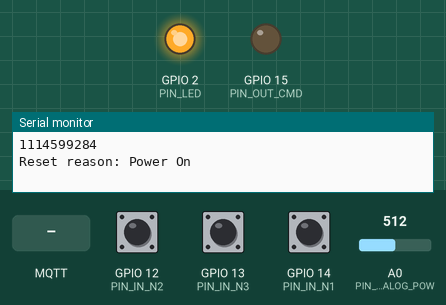
Recording of a sketch running on a simulated ESP8266 (Wemos D1 mini). On the bench: output pins drawn as LEDs (lit = HIGH), the last lines printed to the serial monitor. The inputs (shaded band) are chosen by the test bench; at power-on: GPIO 12 (PIN_IN_N2) HIGH, GPIO 13 (PIN_IN_N3) HIGH, GPIO 14 (PIN_IN_N1) HIGH, A0 (PIN_ANALOG_POW) = 512. No MQTT or app messages arrive unless stated.

Above: at 1.7 s.
1.8 s: MQTT message "on" arrives on the first subscribed topic
At 3.4 s:
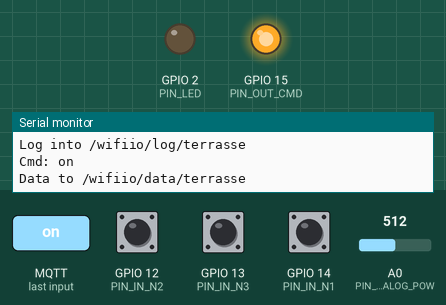
4.8 s: MQTT message "off" arrives on the first subscribed topic
At 5.3 s:
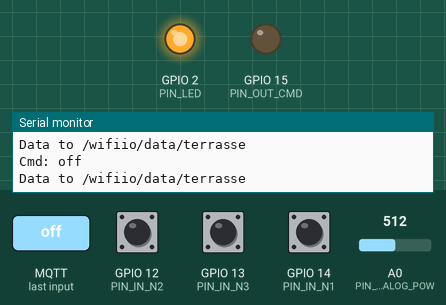
6.3 s: MQTT message "ping" arrives on the first subscribed topic
Timing chart, 0 to 9.3 s (numbered marks = the images above; inputs shaded):
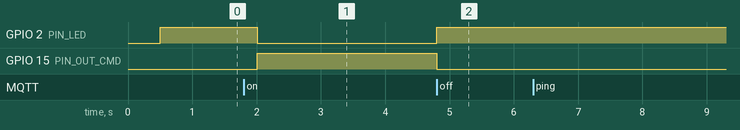

The sketch:

jard_wemos_mqtt.ino
```cpp
/**
 * @file jard_wemos_mqtt.ino
 * @brief PROGRAMME PRINCIPAL - Gestion d'un noeud WIFI-IO de controle de cuve
 *
 * @warning Connecter D0 (GPIO16) a RST et mettre D0 en entree sans pullup
*/
#include <ESP8266WiFi.h>
#include <EspMQTTClient.h>

#include "timer.h"
#include "analog.hpp"

//#define NODE_MAIN
//#define NODE_PAUL
//#define NODE_REDUIT
//#define NODE_BARBEC
//#define NODE_ARRIERE
#define NODE_TERRASSE
//#define NODE_TEST

#define VERSION "V1.0"

/**
 * @brief Reglages
 * @{
*/
#define TIME_BEFORE_SLEEP_S   (60*60)   ///< Temps au bout duquel on va en veille quand on ne recoit plus de commandes
#define TIME_BEFORE_FIRST_S   (3*60)    ///< Temps laisse au serveur pour repondre avant de partir en veille (apres un boot)
#define TIME_REPEAT_FIRST_S   (20)      ///< Frequence de repetition des envois de data (apres un boot)
#define TIME_CYCLE_MS         (100)     ///< Temps de cycle
#define TIMEOUT_COMM_S        (5)       ///< Temps au bout duquel on considere la comm KO (provoque la coupure de la pompe)
#define SLEEPING_TIME_MIN     (30)      ///< Temps de veille du micro avant de re-donner des nouvelles au reseau
/**
 * @}
*/

/**
 * @brief Credentials Wifi et MQTT
 * @{
*/
#define WIFI_ID       "Domotique"
#define WIFI_PWD      "94582604"
#define MQTT_IP       "192.168.3.200"
#define MQTT_LOGIN    "toto"
#define MQTT_PWD      "toto"
/**
 * @}
*/

/**
 * @brief Brochage du micro
 * @{
*/
#define PIN_IN_N1       14
#define PIN_IN_N2       12
#define PIN_IN_N3       13
#define PIN_OUT_CMD     15
#define PIN_LED         2
#define PIN_ANALOG_POW  A0
#define PIN_WAKEUP      16    ///< (D0 du weemos)
/**
 * @}
*/

//#define MQTT_TRACE_ON

/**
 * @brief Sujets MQTT
 * @{
*/
#define TOPIC_PREFIX  "/wifiio"
#define TOPIC_CMD     "cmd"
#define TOPIC_DATA    "data"
#define TOPIC_LOG     "log"
/**
 * @}
*/

bool g_comm_ok=false;
bool g_lvl_1=false;
bool g_lvl_2=false;
bool g_lvl_3=false;
int g_rssi=0;
bool g_cmd_pump=false;
unsigned long g_tick_s=0;

typedef enum
{
  OTHER,
  NORMAL,
  HARD_WDG,
  SOFT_WDG
} E_BOOT_REASON;

E_BOOT_REASON g_eBootReason;
bool g_boot_event_sent=false;

Analog anVoltage=Analog();

Timer tmrComm((unsigned long)TIMEOUT_COMM_S*1000UL,false);
Timer tmrCycle((unsigned long)TIME_CYCLE_MS,false);
Timer tmrBeforeSleep((unsigned long)TIME_BEFORE_SLEEP_S*1000UL);
Timer tmrGotoSleep(5000UL);
Timer tmrTick1S(1000UL,false);

Timer tmrBeforeFirst((unsigned long)TIME_BEFORE_FIRST_S*1000UL);
Timer tmrRepeatFirst((unsigned long)TIME_REPEAT_FIRST_S*1000UL,false);

#ifdef NODE_TEST
  char NAME[]="test";
#endif
#ifdef NODE_MAIN
  char NAME[]="main";
#endif
#ifdef NODE_PAUL
  char NAME[]="paul";
#endif
#ifdef NODE_REDUIT
  char NAME[]="reduit";
#endif
#ifdef NODE_BARBEC
  char NAME[]="barbec";
#endif
#ifdef NODE_ARRIERE
  char NAME[]="arriere";
#endif
#ifdef NODE_TERRASSE
  char NAME[]="terrasse";
#endif


/**
 * @brief Instance du client MQTT qui va gerer le bordel
*/
EspMQTTClient mqttClient(
  WIFI_ID,    ///< ID Wifi
  WIFI_PWD,   ///< Mot de passe Wifi
  MQTT_IP,    ///< Adresse IP du broker de message
  MQTT_LOGIN, ///< Login MQTT
  MQTT_PWD,   ///< Mot de passe MQTT
  NAME        ///< Nom du noeud (ID MQTT - @warning Doit etre unique et associe au noeud)
);

/**
 * @brief Envoi d'un log MQTT
 * @param[in] Message a logguer
*/
void sendLog(char *strMsg)
{
  char strTopicLog[50];
  sprintf(strTopicLog,"%s/%s/%s",TOPIC_PREFIX,TOPIC_LOG,NAME);
  Serial.print("Log into ");
  Serial.println(strTopicLog);
  mqttClient.publish(strTopicLog, strMsg);
}

/**
 * @brief Ajout d'un Bool au texte JSON donne
 * @param[in,out] strJson Texte JSON en cours (on y ajoute le champ)
 * @param[in] strKey Nom du champ
 * @param[in] val Valeur du champ
*/
void addBool(char *strJson,const char *strKey,bool val)
{
  strcat(strJson,"\"");
  strcat(strJson,strKey);
  strcat(strJson,"\":");
  if (val==true)
    strcat(strJson,"true");
  else
    strcat(strJson,"false");
}

/**
 * @brief Ajout d'un Int au texte JSON donne
 * @param[in,out] strJson Texte JSON en cours (on y ajoute le champ)
 * @param[in] strKey Nom du champ
 * @param[in] val Valeur du champ
*/
void addInt(char *strJson,const char *strKey,int val)
{
  strcat(strJson,"\"");
  strcat(strJson,strKey);
  strcat(strJson,"\":");
  char tmp[15];
  sprintf(tmp,"%d",val);
  strcat(strJson,tmp);
}

/**
 * @brief Ajout d'un UShort au texte JSON donne
 * @param[in,out] strJson Texte JSON en cours (on y ajoute le champ)
 * @param[in] strKey Nom du champ
 * @param[in] val Valeur du champ
*/
void addUshort(char *strJson,const char *strKey,unsigned short val)
{
  strcat(strJson,"\"");
  strcat(strJson,strKey);
  strcat(strJson,"\":");
  char tmp[15];
  sprintf(tmp,"%d",val);
  strcat(strJson,tmp);
}

/**
 * @brief Ajout d'un ULong au texte JSON donne
 * @param[in,out] strJson Texte JSON en cours (on y ajoute le champ)
 * @param[in] strKey Nom du champ
 * @param[in] val Valeur du champ
*/
void addULong(char *strJson,const char *strKey,unsigned long val)
{
  strcat(strJson,"\"");
  strcat(strJson,strKey);
  strcat(strJson,"\":");
  char tmp[20];
  sprintf(tmp,"%ld",val);
  strcat(strJson,tmp);
}

/**
 * @brief Envoi de la donnee relative au noeud dans le topic associe
*/
void sendData(void)
{
  char strTopicLog[50];
  sprintf(strTopicLog,"%s/%s/%s",TOPIC_PREFIX,TOPIC_DATA,NAME);
  Serial.print("Data to ");
  Serial.println(strTopicLog);

  char strData[255]="";
  strcat(strData,"{");
  addBool(strData,"cmd",g_cmd_pump);
  strcat(strData,",");
  addBool(strData,"n1",g_lvl_1);
  strcat(strData,",");
  addBool(strData,"n2",g_lvl_2);
  strcat(strData,",");
  addBool(strData,"n3",g_lvl_3);
  strcat(strData,",");
  addInt(strData,"rssi",g_rssi);
  strcat(strData,",");
  unsigned short dxvolt=120*anVoltage.get()/939;
  addUshort(strData,"pwr",dxvolt);
  strcat(strData,",");
  addULong(strData,"tick",g_tick_s);
  strcat(strData,"}");

  mqttClient.publish(strTopicLog, strData);
}

/**
 * @brief Appelee lorsque une commande a ete recue sur le topic du noeud
 * @param[in] payload Message recu
*/
void onReceiveCmd(const String &payload)
{
  bool dont_send=false;

  digitalWrite(PIN_LED,LOW);

  Serial.print("Cmd: ");
  Serial.println(payload);

  tmrBeforeFirst.stop();    ///< Plus dans le cas d'attente de la premiere reponse (premier)
  tmrRepeatFirst.stop();    ///< Idem (pour les re-emissions)

  if (tmrGotoSleep.isRunning()==true)
  {
    Serial.println("Cmd ignoree car veille demandee.");
    digitalWrite(PIN_LED,HIGH);
    return;
  }

  if (payload=="on")
    g_cmd_pump=true;
  else if (payload=="off")
    g_cmd_pump=false;
  else if (payload=="sleep")
  {
    g_cmd_pump=false;
    sendLog("Demande de faire dodo!");
    tmrGotoSleep.start();
    dont_send=true;
  }
  else if (payload=="ping")
    sendLog("pong");
  else if (payload=="tstwdg")
  {
    while (1);
  }
  else if (payload=="tstwdg2")
  {
    ESP.wdtDisable();
    while (1);
  }

  sendData();

  if ( g_cmd_pump==true )
    digitalWrite(PIN_LED,HIGH);

  g_comm_ok=true;
  tmrComm.start();
  tmrBeforeSleep.start();   ///< On va en veille naturellement 1h apres la derniere commande
}

/**
 * @brief Appelee lorsque le client MQTT vient de se connecter
 *
 * - On envoi un log sur MQTT pour le dire
 * - on envoi un log en cas de boot anormal
*/
void onConnectionEstablished()
{
  char strTopicCmd[50];
  sprintf(strTopicCmd,"%s/%s/%s",TOPIC_PREFIX,TOPIC_CMD,NAME);
  mqttClient.subscribe(strTopicCmd,onReceiveCmd);

  char strConnMsg[50];
  sprintf(strConnMsg,"Connected %s (%s %s)",VERSION,__DATE__,__TIME__);

  sendLog(strConnMsg);
  sendData();

  if (g_boot_event_sent==false)
  {
    switch (g_eBootReason)
    {
      case NORMAL:break;
      case SOFT_WDG:sendLog("SOFT WDG!");break;
      case HARD_WDG:sendLog("HARD WDG!");break;
      case OTHER:sendLog("OTHER BOOT!");break;
    }

    g_boot_event_sent=true;
  }
}

/**
 * @brief Initialise la communication MQTT (Et Wifi)
*/
void setup_mqtt(void)
{
  static char strName[30];
  sprintf(strName,"wifiio_%s",NAME);
  mqttClient.setMqttClientName(strName);

  mqttClient.enableMQTTPersistence();

  #ifdef MQTT_TRACE_ON
    mqttClient.enableDebuggingMessages();
  #endif
}

/**
 * @brief Genere un point (code Morse)
*/
inline void _point(void)
{
  digitalWrite(PIN_LED,LOW);
  delay(100);
  digitalWrite(PIN_LED,HIGH);
  delay(200);
}

/**
 * @brief Genere un trait (code Morse)
*/
inline void _trait(void)
{
  digitalWrite(PIN_LED,LOW);
  delay(400);
  digitalWrite(PIN_LED,HIGH);
  delay(200);
}

/**
 * @brief Envoi une dizaine de S.O.S. avec la LED
*/
inline void _sos(void)
{
  for (int i=0;i<10;i++)
  {
    digitalWrite(PIN_OUT_CMD,LOW);
    yield();

    for (int j=0;j<3;j++)
      _point();
    delay(100);

    for (int j=0;j<3;j++)
      _trait();
    delay(100);

    for (int j=0;j<3;j++)
      _point();

    delay(1000);
  }
}

/**
 * @brief SETUP ARDUINO
*/
void setup()
{
  pinMode(PIN_OUT_CMD,OUTPUT);
  digitalWrite(PIN_OUT_CMD,LOW);
  //pinMode(PIN_WAKEUP,WAKEUP_PULLUP);
  pinMode(PIN_WAKEUP,INPUT); ///< Pour ne pas perturber le processus de reveil
  pinMode(PIN_LED,OUTPUT);
  digitalWrite(PIN_LED,LOW);

  pinMode(PIN_IN_N1,INPUT_PULLUP);
  pinMode(PIN_IN_N2,INPUT_PULLUP);
  pinMode(PIN_IN_N3,INPUT_PULLUP);

  pinMode(PIN_ANALOG_POW,INPUT);

  Serial.begin(115200);
  delay(500);
  Serial.println('Boot');
  Serial.setDebugOutput(true);

  g_eBootReason=OTHER;
  g_boot_event_sent=false;  ///< Preparer l'envoi MQTT d'un log associe a la cause de boot
  String resetReason = ESP.getResetReason();
  Serial.print("Reset reason: ");
  Serial.println(resetReason);

  if (resetReason == "External System")
    g_eBootReason=NORMAL;
  else if (resetReason == "Software Watchdog")
    g_eBootReason=SOFT_WDG;
  else if (resetReason == "Hardware Watchdog")
    g_eBootReason=HARD_WDG;

  /// @remark En cas de boot provoque par un WDG, On envoi une dizaine de S.O.S. avec la LED avant de poursuivre le boot
  if ( (g_eBootReason==SOFT_WDG) || (g_eBootReason==HARD_WDG) )
    _sos();

  setup_mqtt();

  g_comm_ok=false;

  tmrComm.start();
  tmrCycle.start();
  tmrBeforeSleep.start();
  tmrBeforeFirst.start();
  tmrRepeatFirst.start();
  tmrTick1S.start();
}

/**
 * @brief LOOP ARDUINO
 *
 * - Lecture des entrees
 * - Lecture de la tension et du RSSI sur cycle plus long
 * - Surveillance et process de la comm MQTT
 * - Gestion de la pompe
 * - Gestion du premier envoi de data apres boot
 * - Gestion du passage en veille
 * - Ecriture des sorties
*/
void loop()
{
  /// @remark Lecture cyclique (rapide) des entrees
  if (digitalRead(PIN_IN_N1)==LOW)
     g_lvl_1=true;
  else
     g_lvl_1=false;

  if (digitalRead(PIN_IN_N2)==LOW)
     g_lvl_2=true;
  else
     g_lvl_2=false;

  if (digitalRead(PIN_IN_N3)==LOW)
     g_lvl_3=true;
  else
     g_lvl_3=false;

  /// @remark Lecture cyclique (lente) de la tension et du signal RSSI
  if (tmrCycle.tick())
  {
    unsigned short tmp=analogRead(PIN_ANALOG_POW);
    anVoltage.latch(tmp);

    g_rssi=WiFi.RSSI();
  }

  /// @remark Detection plus de reception MQTT
  if (tmrComm.tick()==true)
     g_comm_ok=false;

  /// @remark Pompe OFF si plus de comm
  if (g_comm_ok==false)
    g_cmd_pump=false;

  /// @remark Pompe OFF si en train d'aller en sommeil
  if (tmrGotoSleep.isRunning())
    g_cmd_pump=false;

  /// @remark Boucle MQTT
  mqttClient.loop();

  /// @remark Tant que l'on est dans la phase apres boot, on repete l'envoi des datas (en esperant la reception d'une commande)
  if (tmrBeforeFirst.isRunning())
  {
    if (tmrRepeatFirst.tick()==true)
      sendData();
  }

  /// @remark A la fin du temps alloue apres le boot, on passe en sommeil si aucune commande recue
  if ( tmrBeforeFirst.tick()==true )
  {
    Serial.println("Pas de reponse...");
    sendLog("No answer means sleep...");
    tmrGotoSleep.start();
  }

  /// @remark Au bout du temps sans commande on demande la mise en veille (au bout de tmrGotoSleep)
  if ( tmrBeforeSleep.tick()==true )
  {
    Serial.println("Sleep...");
    sendLog("Now time to sleep...");
    tmrGotoSleep.start();
  }

  /// @remark Au bout du timer de mise en veille, on y va....
  if (tmrGotoSleep.tick()==true)
  {
    g_cmd_pump=false;
    digitalWrite(PIN_OUT_CMD,LOW);
    digitalWrite(PIN_LED,HIGH);
    ESP.deepSleep( (unsigned long)SLEEPING_TIME_MIN * 60UL * 1000000UL );
  }

  /// @remark Comptage des secondes
  if (tmrTick1S.tick()==true)
    g_tick_s++;

  /// @remark Application de la consigne de pompe (CMD + LED)
  pinMode(PIN_OUT_CMD,OUTPUT);
  if ( g_cmd_pump==true )
  {
    digitalWrite(PIN_OUT_CMD,HIGH);
    digitalWrite(PIN_LED,LOW);
  }
  else
  {
    digitalWrite(PIN_OUT_CMD,LOW);
    digitalWrite(PIN_LED,HIGH);
  }
}
```

analog.hpp
```cpp
/**
 * @file analog.hpp
 * @brief Gestion d'une mesure analogique (avec filtrage)
*/
#ifndef ANALOG_HEADER_INCLUDED
#define ANALOG_HEADER_INCLUDED

#define MAX_ANALOG_VALS   (4)

/**
 * @class Analog
 * @brief Gestion d'une valeur analogique
*/
class Analog
{
  private:
    unsigned short m_vals[MAX_ANALOG_VALS]; ///< Buffer des valeurs analogiques pour faire la moyenne
    unsigned char m_bSize;                  ///< Taille utilisee pour faire la moyenne
    unsigned char m_bCur;                   ///< Position derniere valeur analogique mesuree

  public:
    /**
     * @brief Constructeur
    */
    Analog()
    {
      m_bSize=MAX_ANALOG_VALS;
      m_bCur=0;
      for (int i=0;i<MAX_ANALOG_VALS;i++)
      {
        m_vals[i]=0;
      }
    }

    /**
     * @brief Constructeur
     * @param[in] bSize Nombre d'echantillons pour la moyenne
    */
    Analog(unsigned char bSize)
    {
      m_bSize=bSize;
      if (m_bSize==0)
        m_bSize=1;

      m_bCur=0;
      for (int i=0;i<MAX_ANALOG_VALS;i++)
      {
        m_vals[i]=0;
      }
    }

    /**
     * @brief Capture d'une valeur analogique
     * @param val Valeur capturee
    */
    void latch(unsigned short usValue)
    {
      m_vals[m_bCur]=usValue;
      m_bCur++;
      if (m_bCur>=m_bSize)
        m_bCur=0;
    }

    /**
     * @brief Reinitialisation (Effacer la memoire)
    */
    void reinit(void)
    {
      m_bCur=0;
      for (int i=0;i<MAX_ANALOG_VALS;i++)
      {
        m_vals[i]=0;
      }
    }

    /**
     * @brief Retourne la dernière valeur
     * @return Derniere valeur mesuree
    */
    unsigned short get(void)
    {
      unsigned long ul=0;
      for (int i=0;i<m_bSize;i++)
      {
        ul+=m_vals[i];
      }

      return ul/m_bSize;
    }
};

#endif
```

timer.cpp
```cpp
/**
 * @file timer.cpp
 * @brief IMPLEMENTATION - Gestion d'un timer en ms
*/
#include "timer.h"
#include <arduino.h>

Timer::Timer(unsigned long duration_ms,bool single)
{
  this->tick0_ms=millis();
  this->duration_ms=duration_ms;
  this->running=false;
  this->single=single;
}

unsigned long Timer::getRemaining_ms(void)
{
    unsigned long t=millis();
    unsigned long delta_ms=0;

    if (t>=tick0_ms)
      delta_ms=t-tick0_ms;
    else
      delta_ms=0xFFFFFFFF-tick0_ms+t;

    if ( (delta_ms>=duration_ms) || (running==false) )
      return 0;
    else
      return duration_ms-delta_ms;
}

unsigned long Timer::getDuration_ms(void)
{
  return duration_ms;
}

bool Timer::tick(void)
{
  unsigned long remain_ms=getRemaining_ms();

  if (running==true)
  {
    if (remain_ms==0)
    {
      if (single==true)
      {
        running=false;
      }

      this->tick0_ms=millis();

      return true;
    }
  }

  return false;
}

void Timer::setDuration_ms(unsigned long duration_ms)
{
  this->duration_ms=duration_ms;
}

bool Timer::isRunning(void)
{
  return running;
}

void Timer::stop(void)
{
  this->running=false;
}

void Timer::start(void)
{
  this->running=true;
  this->tick0_ms=millis();
}
```

timer.h
```cpp
/**
 * @file timer.h
 * @brief EN-TETE - Gestion d'un timer en ms
*/
#ifndef TIMER_HEADER_INCLUDED
#define TIMER_HEADER_INCLUDED

/**
 * @class Timer
 * @brief Classe timer (en ms)
*/
class Timer
{
  private:
    unsigned long tick0_ms;     ///< Tick de reference pour la mesure du temps
    unsigned long duration_ms;  ///< Duree du timer pre-programmee
    bool running;               ///< Etat running du timer
    bool single;                ///< Time a simple declenchement (si false, le timer declenche periodiquement et se rearme tout seul)

  public:
    /**
     * @brief Constructeur
     * @param[in] duration_ms Duree avant declenchement (en ms)
     * @param[in] single true si le timer ne doit pas se rearmer automatiquement
    */
    Timer(unsigned long duration_ms=1000,bool single=true);

    /**
     * @brief Fonction a appeler periodiquement aussi rapidement que possible
     * @return true lorsque le timer arrive a echeance (Le tick suivant renverra false)
    */
    bool tick(void);

    /**
     * @brief Regle le temps avant déclenchement
     * @param[in] duration_ms Temps avant declenchement (en ms)
    */
    void setDuration_ms(unsigned long duration_ms);

    /**
     * @brief Stop du timer
    */
    void stop(void);

    /**
     * @brief Demarrage du timer (il va declencher au bout de duration_ms)
    */
    void start(void);

    /**
     * @brief Indique si le timer est en fonctionnement
     * @return true si le timer est en fonctionnement
    */
    bool isRunning(void);

    /**
     * @brief Retourne le temps restant avant declenchement (en ms)
     * @return Temps restant avant declenchement (en ms)
    */
    unsigned long getRemaining_ms(void);

    /**
     * @brief Retourne le temps de declenchement pré-programmé
     * @return Temps de declenchement du timer (en ms)
    */
    unsigned long getDuration_ms(void);
};
#endif
```

Measured:
- after the input at 1.8 s, GPIO 2 (PIN_LED): HIGH → LOW after 0.21 s; GPIO 15 (PIN_OUT_CMD): LOW → HIGH after 0.21 s
- after the input at 4.8 s, GPIO 2 (PIN_LED): LOW → HIGH at once; GPIO 15 (PIN_OUT_CMD): HIGH → LOW at once
